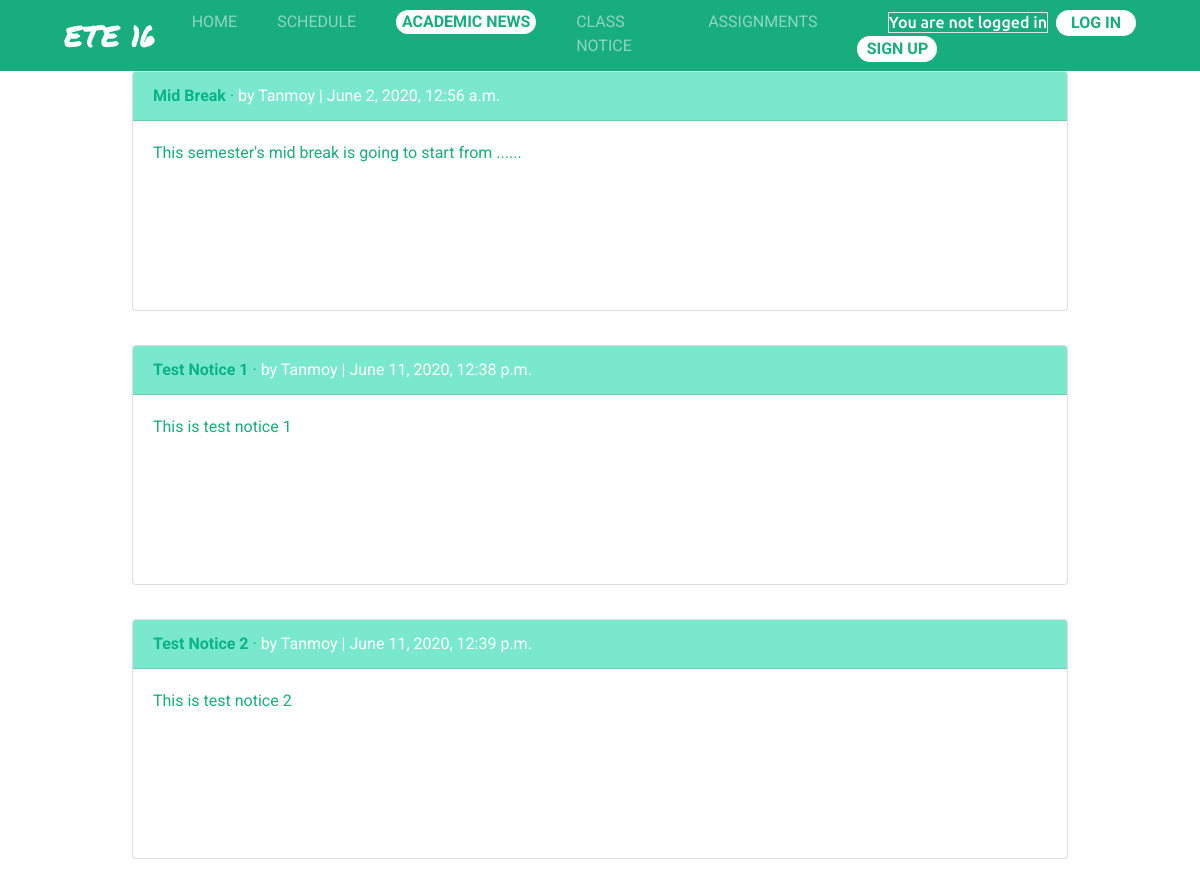
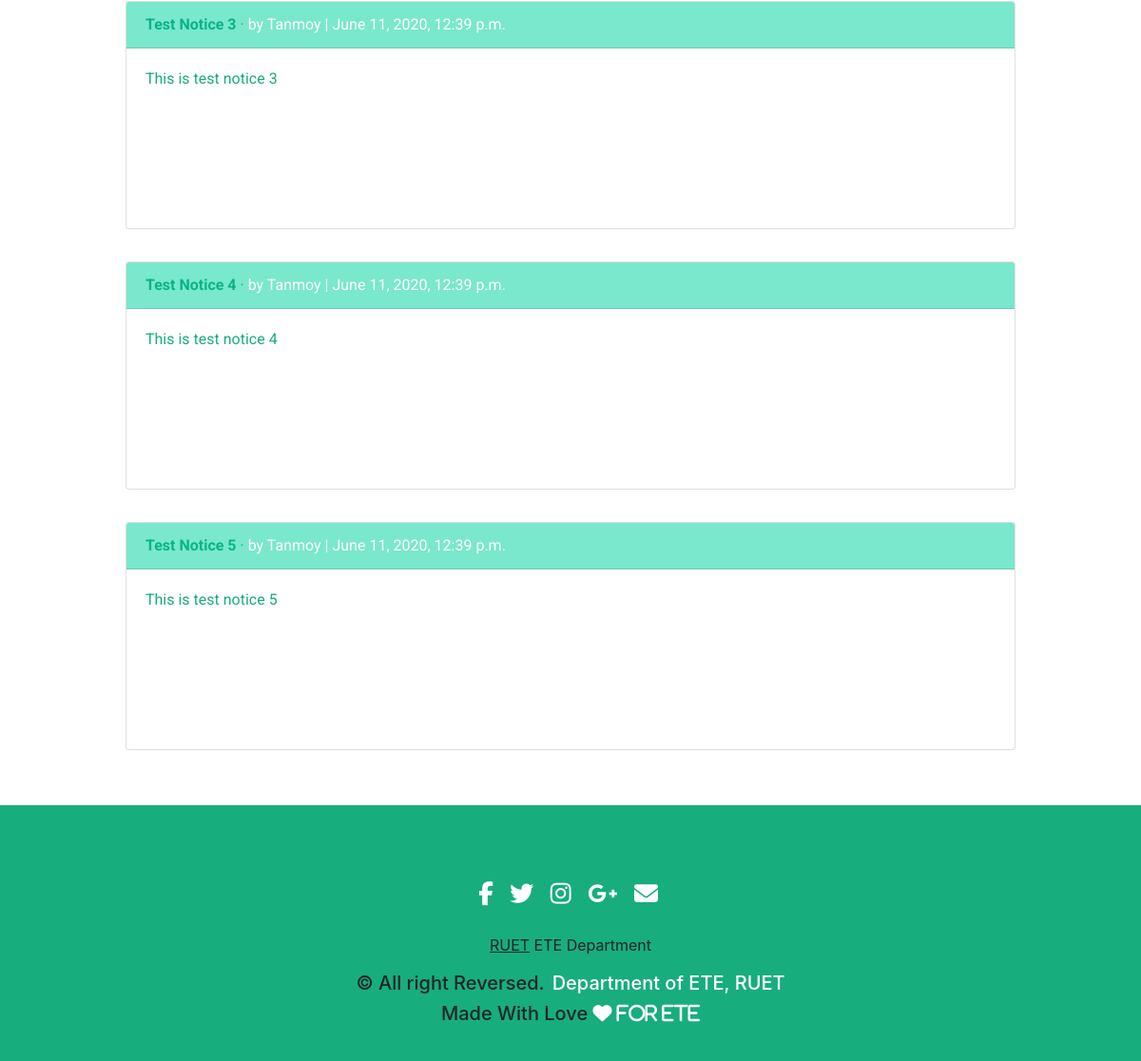
Screenshot of /academic_notice/ with the database file from the repository (2 pictures, top to bottom).
### academicnotice/models.py (models this page shows, shortened)
class AcademicNotice(models.Model):
	title = models.CharField(max_length=255)
	body = models.TextField()
	date = models.DateTimeField(auto_now_add=True)
	author = models.ForeignKey(
		get_user_model(),
		on_delete = models.CASCADE,
		)

### users/models.py (models this page shows)
class CustomUser(AbstractUser):
	roll = models.IntegerField(validators=[MinValueValidator(1604001),MaxValueValidator(1604060)],null=True,blank=False)
	email = models.EmailField(null=False,blank=False)
	REQUIRED_FIELDS = ['roll','email']

### academicnotice/views.py (the view)
# urls.py: path('',AcademicNoticeView.as_view(),name='academic_notice',)
class AcademicNoticeView(ListView):
	model = AcademicNotice
	template_name = 'academic_notice.html'

### templates/academic_notice.html (shortened to what this page needs)
{% extends 'base.html' %}
{% block content %}
  {% for notice in object_list %}
    <div class="card custom-card">
      <div class="card-header">
        <span class="font-weight-bold">{{ notice.title }}</span> &middot;
        <span class="card-author">by {{ notice.author }} | {{ notice.date }}</span>
      </div>
      <div class="card-body">
        {{ notice.body }}
      </div>
    </div>
    <br />
  {% endfor %}
{% endblock content %}

### static/css/base.css (style rules this page uses)
.card { width: 20rem; height: 15rem; font-family: 'Lato', sans-serif; font-family: 'Open Sans', sans-serif; font-family: 'Roboto', sans-serif; }
.card::before, .card::after { position: absolute; top: 0; right: 0; bottom: 0; left: 0; transform: scale3d(0, 0, 1); transition: transform .3s ease-out 0s; background: rgba(255, 255, 255, 0.1); content: ''; pointer-events: none; }
.card::before { transform-origin: left top; }
.card::after { transform-origin: right bottom; }
.card .card-header { background: #79e8cc; color : #09b388; }
.card .card-body { color: #18AD7C !important; }
.custom-card { width: 80%; height: 15rem; font-family: 'Lato', sans-serif; font-family: 'Open Sans', sans-serif; font-family: 'Roboto', sans-serif; margin: 0 auto; float: none; margin-bottom: 10px; }
.custom-card .card-author { color: white; }

### rows the page displays
AcademicNotice: title "Mid Break", author "Tanmoy", date "June 2, 2020, 12:56 a.m.", body "This semester's mid break is going to start from ......"
AcademicNotice: title "Test Notice 1", author "Tanmoy", date "June 11, 2020, 12:38 p.m.", body "This is test notice 1"
AcademicNotice: title "Test Notice 2", author "Tanmoy", date "June 11, 2020, 12:39 p.m.", body "This is test notice 2"
AcademicNotice: title "Test Notice 3", author "Tanmoy", date "June 11, 2020, 12:39 p.m.", body "This is test notice 3"
AcademicNotice: title "Test Notice 4", author "Tanmoy", date "June 11, 2020, 12:39 p.m.", body "This is test notice 4"
AcademicNotice: title "Test Notice 5", author "Tanmoy", date "June 11, 2020, 12:39 p.m.", body "This is test notice 5"
